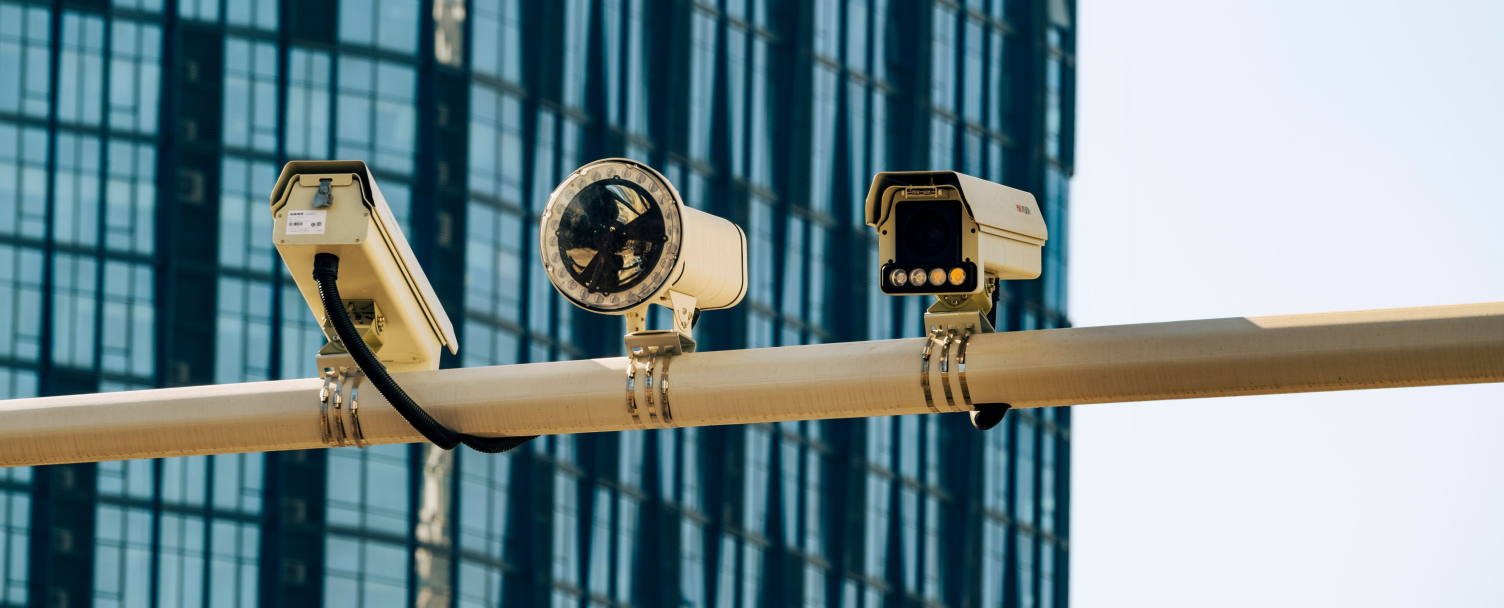
#> input picture security_photo.jpg, 6016 x 2429 px (shown at 1/4 size); its folder holds only this picture in this run
$ python -i background_model.py   (imports and definitions only)
#> lines starting #> are read from the running program, lines starting #| are printed output that depends on the picture
#> further down, picture is the input picture: shape (2429, 6016, 3); mean B, G, R 141.8, 137.7, 116.8
"""
Background Modelling and Image Enhancement Module
==================================================
MOG2 — Mixture of Gaussians v2 (background subtraction):
  - Maintains a per-pixel statistical model built from the recent frame history.
  - Pixels whose intensity deviates significantly from the model are labelled
    foreground (likely moving objects).
  - Shadow pixels (intensity drop without colour shift) are detected separately
    by MOG2 (value = 127 in raw mask) and removed in post-processing so they
    don't produce spurious motion regions.

CLAHE — Contrast Limited Adaptive Histogram Equalization (image enhancement):
  - Applied only to the L (luminance) channel of the LAB colour space so
    colour information is preserved.
  - The tile grid localises equalization to 8×8 image patches, improving
    contrast in dark corners without over-brightening already-lit areas.
  - clipLimit caps the contrast amplification to prevent noise blow-up in
    very uniform regions.
  - Applied before face recognition to improve detection under uneven or
    low-light conditions.
"""

import cv2
import numpy as np

# Singleton subtractor — avoids re-initialising the background model on every call,
# which would discard the learned background and restart from scratch.
_subtractor = None


# [20 lines left out: functions _get_subtractor, reset_background_model, not called in this run]


# ── Image enhancement ─────────────────────────────────────────────────────────

def apply_clahe(frame_bgr):
    """
    Apply CLAHE to the luminance channel and return an enhanced BGR image.

    Improves local contrast without shifting hue or saturation, which makes
    face embeddings more stable under poor or uneven lighting.

    Args:
        frame_bgr: H×W×3 uint8 NumPy array in BGR order.

    Returns:
        Enhanced BGR image of the same shape and dtype.
    """
    # Convert to LAB so we can equalize only the lightness channel.
    lab = cv2.cvtColor(frame_bgr, cv2.COLOR_BGR2LAB)
#> lab: shape (2429, 6016, 3); mean of channels 0, 1, 2 139.6, 123.6, 123.6
    l_ch, a_ch, b_ch = cv2.split(lab)
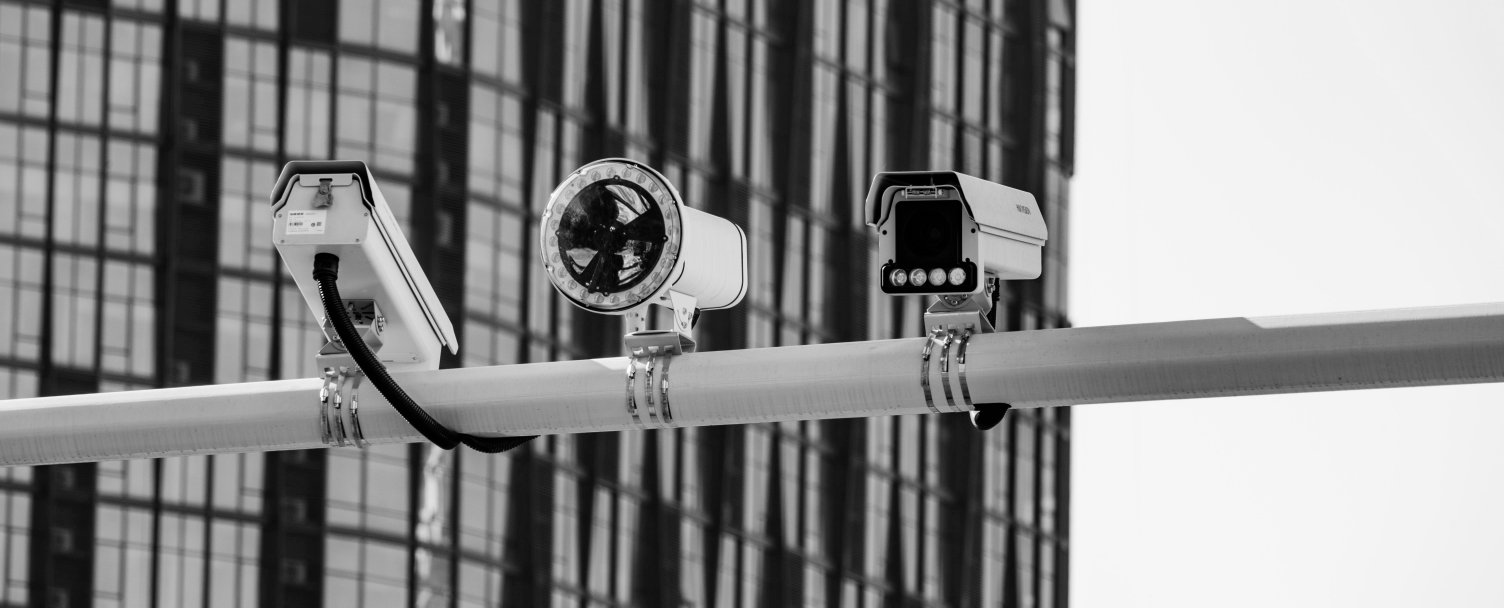
#> l_ch: shape (2429, 6016) (shown at 1/4 size); min 0, max 255, mean 139.6
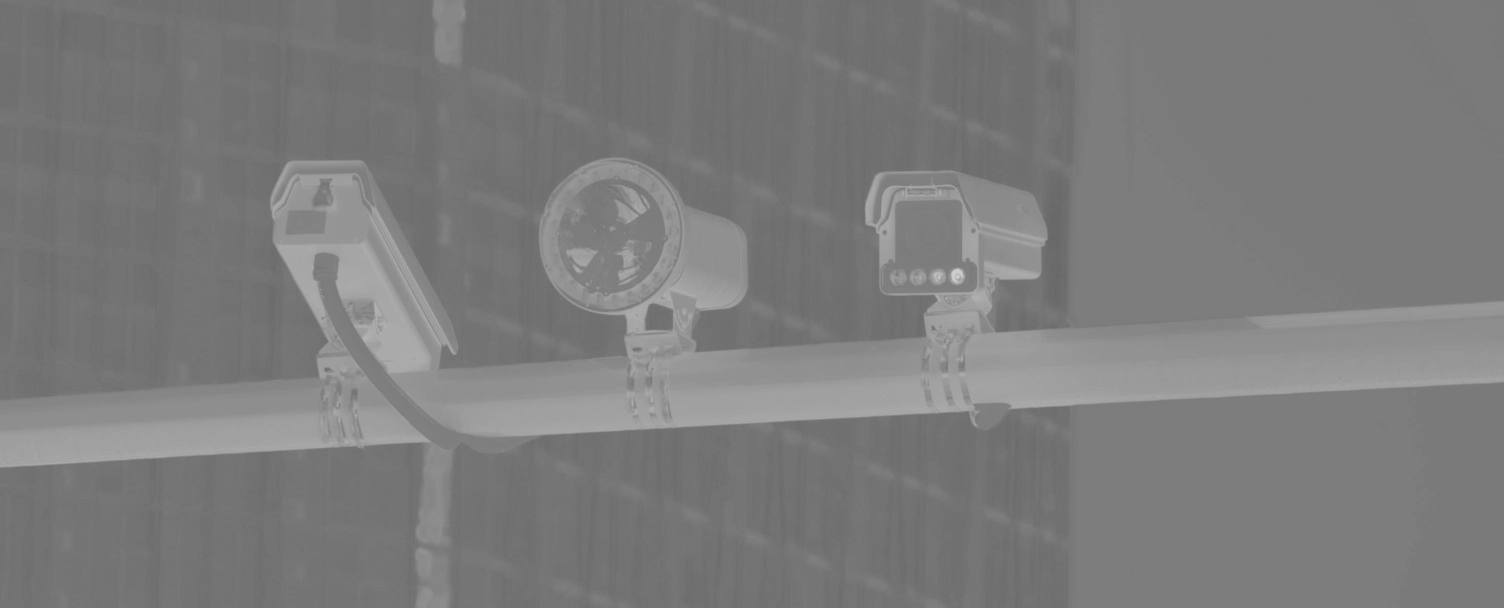
#> b_ch: shape (2429, 6016) (shown at 1/4 size); min 102, max 207, mean 123.6

    # clipLimit=2.0 limits contrast amplification to reduce noise in flat regions.
    # tileGridSize=(8, 8) performs localized equalization across an 8×8 grid of tiles.
    clahe = cv2.createCLAHE(clipLimit=2.0, tileGridSize=(8, 8))
    l_ch = clahe.apply(l_ch)
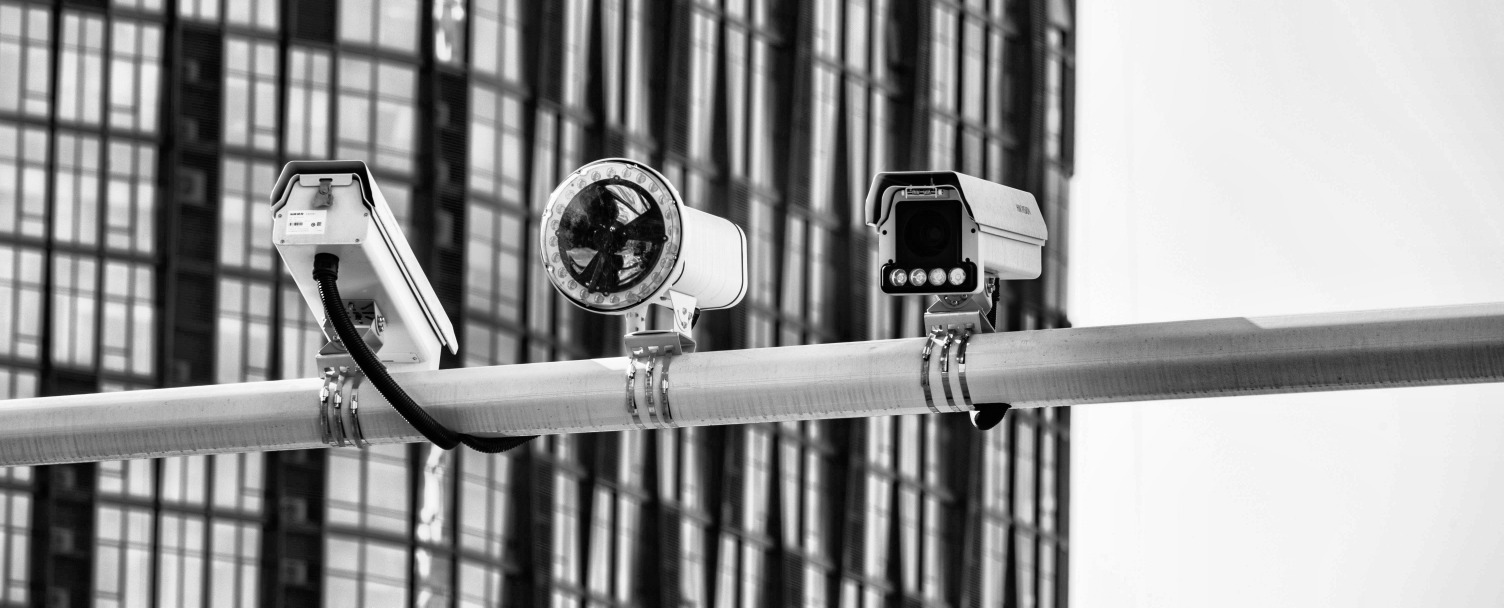
#> l_ch: shape (2429, 6016) (shown at 1/4 size); min 0, max 255, mean 149.9

    enhanced_lab = cv2.merge([l_ch, a_ch, b_ch])
#> enhanced_lab: shape (2429, 6016, 3); mean of channels 0, 1, 2 149.9, 123.6, 123.6
    return cv2.cvtColor(enhanced_lab, cv2.COLOR_LAB2BGR)
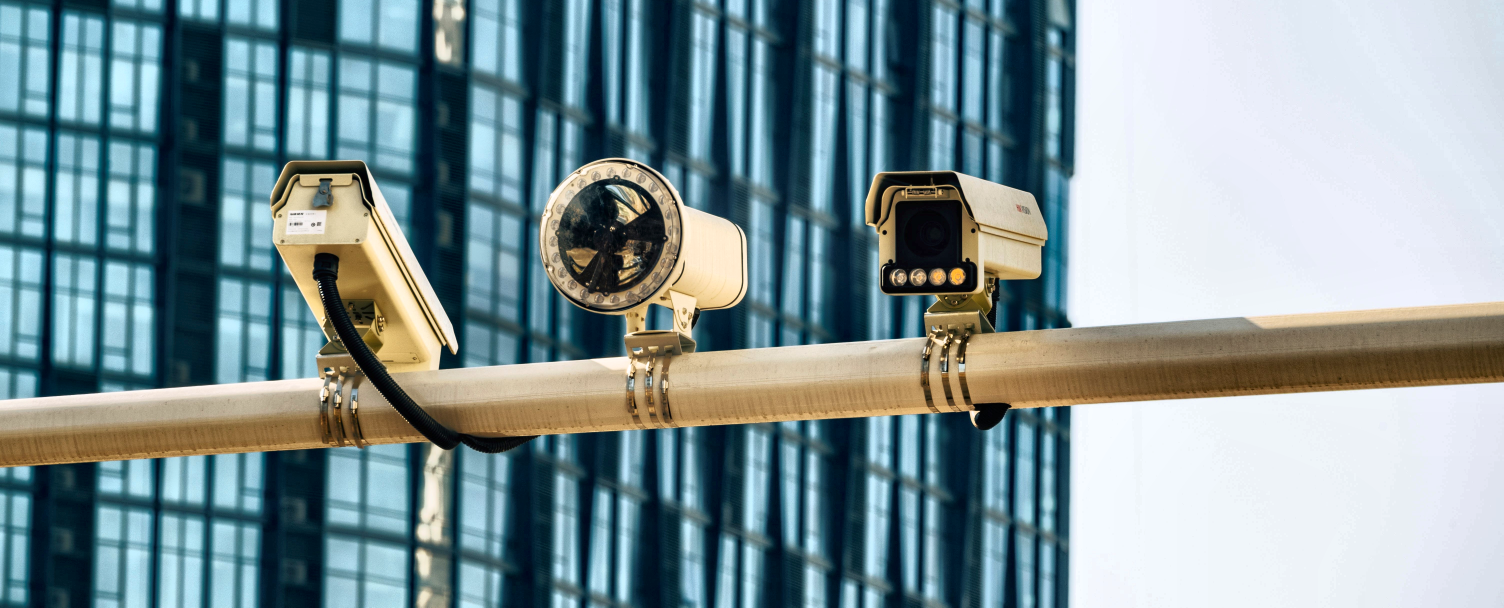
#> returned value: shape (2429, 6016, 3) (shown at 1/4 size); mean B, G, R 152.7, 148.6, 128.4


# ── Binary morphological operations ──────────────────────────────────────────

# [56 lines left out: functions apply_morphology, detect_motion, not called in this run]

>>> import cv2
>>> picture = cv2.imread('../security_photo.jpg')
>>> result = apply_clahe(picture)
